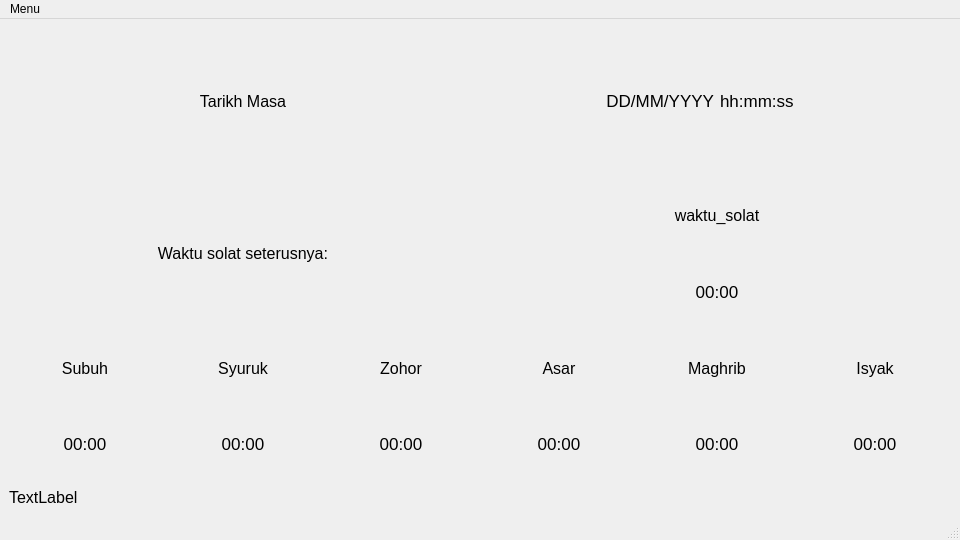
<?xml version="1.0" encoding="UTF-8"?>
<ui version="4.0">
 <class>MainWindow</class>
 <widget class="QMainWindow" name="MainWindow">
  <property name="geometry">
   <rect>
    <x>0</x>
    <y>0</y>
    <width>960</width>
    <height>540</height>
   </rect>
  </property>
  <property name="windowTitle">
   <string>Waktu Solat</string>
  </property>
  <widget class="QWidget" name="centralwidget">
   <layout class="QVBoxLayout" name="verticalLayout_3">
    <item>
     <layout class="QVBoxLayout" name="verticalLayout">
      <item>
       <layout class="QHBoxLayout" name="horizontalLayout_3">
        <item>
         <widget class="QLabel" name="label_tarikh">
          <property name="font">
           <font>
            <pointsize>12</pointsize>
           </font>
          </property>
          <property name="text">
           <string>Tarikh Masa</string>
          </property>
          <property name="alignment">
           <set>Qt::AlignCenter</set>
          </property>
         </widget>
        </item>
        <item>
         <layout class="QHBoxLayout" name="layout_tarikh_masa">
          <item>
           <widget class="QLabel" name="tarikh">
            <property name="font">
             <font>
              <pointsize>13</pointsize>
             </font>
            </property>
            <property name="text">
             <string>DD/MM/YYYY</string>
            </property>
            <property name="alignment">
             <set>Qt::AlignRight|Qt::AlignTrailing|Qt::AlignVCenter</set>
            </property>
           </widget>
          </item>
          <item>
           <widget class="QLabel" name="masa">
            <property name="font">
             <font>
              <pointsize>13</pointsize>
             </font>
            </property>
            <property name="text">
             <string>hh:mm:ss</string>
            </property>
           </widget>
          </item>
         </layout>
        </item>
       </layout>
      </item>
      <item>
       <layout class="QHBoxLayout" name="horizontalLayout_2">
        <item>
         <widget class="QLabel" name="label">
          <property name="font">
           <font>
            <pointsize>12</pointsize>
           </font>
          </property>
          <property name="text">
           <string>Waktu solat seterusnya:</string>
          </property>
          <property name="alignment">
           <set>Qt::AlignCenter</set>
          </property>
         </widget>
        </item>
        <item>
         <layout class="QVBoxLayout" name="verticalLayout_2">
          <item>
           <widget class="QLabel" name="label_waktu_solat_next">
            <property name="font">
             <font>
              <pointsize>12</pointsize>
             </font>
            </property>
            <property name="text">
             <string>waktu_solat</string>
            </property>
            <property name="alignment">
             <set>Qt::AlignCenter</set>
            </property>
           </widget>
          </item>
          <item>
           <widget class="QLabel" name="time_waktu_solat_next">
            <property name="font">
             <font>
              <pointsize>13</pointsize>
             </font>
            </property>
            <property name="text">
             <string>00:00</string>
            </property>
            <property name="alignment">
             <set>Qt::AlignCenter</set>
            </property>
           </widget>
          </item>
         </layout>
        </item>
       </layout>
      </item>
      <item>
       <layout class="QHBoxLayout" name="horizontalLayout">
        <item>
         <layout class="QVBoxLayout" name="frame_subuh">
          <item>
           <widget class="QLabel" name="label_subuh">
            <property name="font">
             <font>
              <pointsize>12</pointsize>
             </font>
            </property>
            <property name="text">
             <string>Subuh</string>
            </property>
            <property name="alignment">
             <set>Qt::AlignCenter</set>
            </property>
           </widget>
          </item>
          <item>
           <widget class="QLabel" name="time_subuh">
            <property name="font">
             <font>
              <pointsize>13</pointsize>
             </font>
            </property>
            <property name="mouseTracking">
             <bool>false</bool>
            </property>
            <property name="layoutDirection">
             <enum>Qt::LeftToRight</enum>
            </property>
            <property name="text">
             <string>00:00</string>
            </property>
            <property name="alignment">
             <set>Qt::AlignCenter</set>
            </property>
           </widget>
          </item>
         </layout>
        </item>
        <item>
         <layout class="QVBoxLayout" name="frame_syuruk">
          <item>
           <widget class="QLabel" name="label_syuruk">
            <property name="font">
             <font>
              <pointsize>12</pointsize>
             </font>
            </property>
            <property name="text">
             <string>Syuruk</string>
            </property>
            <property name="alignment">
             <set>Qt::AlignCenter</set>
            </property>
           </widget>
          </item>
          <item>
           <widget class="QLabel" name="time_syuruk">
            <property name="font">
             <font>
              <pointsize>13</pointsize>
             </font>
            </property>
            <property name="text">
             <string>00:00</string>
            </property>
            <property name="alignment">
             <set>Qt::AlignCenter</set>
            </property>
           </widget>
          </item>
         </layout>
        </item>
        <item>
         <layout class="QVBoxLayout" name="frame_zohor">
          <item>
           <widget class="QLabel" name="label_zohor">
            <property name="font">
             <font>
              <pointsize>12</pointsize>
             </font>
            </property>
            <property name="text">
             <string>Zohor</string>
            </property>
            <property name="alignment">
             <set>Qt::AlignCenter</set>
            </property>
           </widget>
          </item>
          <item>
           <widget class="QLabel" name="time_zohor">
            <property name="font">
             <font>
              <pointsize>13</pointsize>
             </font>
            </property>
            <property name="text">
             <string>00:00</string>
            </property>
            <property name="alignment">
             <set>Qt::AlignCenter</set>
            </property>
           </widget>
          </item>
         </layout>
        </item>
        <item>
         <layout class="QVBoxLayout" name="frame_asar">
          <item>
           <widget class="QLabel" name="label_asar">
            <property name="font">
             <font>
              <pointsize>12</pointsize>
              <kerning>true</kerning>
             </font>
            </property>
            <property name="text">
             <string>Asar</string>
            </property>
            <property name="alignment">
             <set>Qt::AlignCenter</set>
            </property>
           </widget>
          </item>
          <item>
           <widget class="QLabel" name="time_asar">
            <property name="font">
             <font>
              <pointsize>13</pointsize>
             </font>
            </property>
            <property name="text">
             <string>00:00</string>
            </property>
            <property name="alignment">
             <set>Qt::AlignCenter</set>
            </property>
           </widget>
          </item>
         </layout>
        </item>
        <item>
         <layout class="QVBoxLayout" name="frame_maghrib">
          <item>
           <widget class="QLabel" name="label_maghrib">
            <property name="font">
             <font>
              <pointsize>12</pointsize>
             </font>
            </property>
            <property name="text">
             <string>Maghrib</string>
            </property>
            <property name="alignment">
             <set>Qt::AlignCenter</set>
            </property>
           </widget>
          </item>
          <item>
           <widget class="QLabel" name="time_maghrib">
            <property name="font">
             <font>
              <pointsize>13</pointsize>
             </font>
            </property>
            <property name="text">
             <string>00:00</string>
            </property>
            <property name="alignment">
             <set>Qt::AlignCenter</set>
            </property>
           </widget>
          </item>
         </layout>
        </item>
        <item>
         <layout class="QVBoxLayout" name="frame_isyak">
          <item>
           <widget class="QLabel" name="label_isyak">
            <property name="font">
             <font>
              <pointsize>12</pointsize>
             </font>
            </property>
            <property name="text">
             <string>Isyak</string>
            </property>
            <property name="alignment">
             <set>Qt::AlignCenter</set>
            </property>
           </widget>
          </item>
          <item>
           <widget class="QLabel" name="time_isyak">
            <property name="font">
             <font>
              <pointsize>13</pointsize>
             </font>
            </property>
            <property name="text">
             <string>00:00</string>
            </property>
            <property name="alignment">
             <set>Qt::AlignCenter</set>
            </property>
           </widget>
          </item>
         </layout>
        </item>
       </layout>
      </item>
     </layout>
    </item>
    <item>
     <widget class="QLabel" name="current_zone_description">
      <property name="maximumSize">
       <size>
        <width>16777215</width>
        <height>24</height>
       </size>
      </property>
      <property name="font">
       <font>
        <pointsize>12</pointsize>
       </font>
      </property>
      <property name="text">
       <string>TextLabel</string>
      </property>
     </widget>
    </item>
   </layout>
  </widget>
  <widget class="QMenuBar" name="menubar">
   <property name="geometry">
    <rect>
     <x>0</x>
     <y>0</y>
     <width>960</width>
     <height>26</height>
    </rect>
   </property>
   <widget class="QMenu" name="menuMenu">
    <property name="title">
     <string>Menu</string>
    </property>
    <addaction name="actionSettings"/>
    <addaction name="actionQuit"/>
   </widget>
   <addaction name="menuMenu"/>
  </widget>
  <widget class="QStatusBar" name="statusbar"/>
  <action name="actionSettings">
   <property name="text">
    <string>Settings</string>
   </property>
  </action>
  <action name="actionQuit">
   <property name="text">
    <string>Quit</string>
   </property>
  </action>
  <action name="actionRefresh">
   <property name="text">
    <string>Refresh</string>
   </property>
  </action>
 </widget>
 <resources/>
 <connections/>
</ui>
